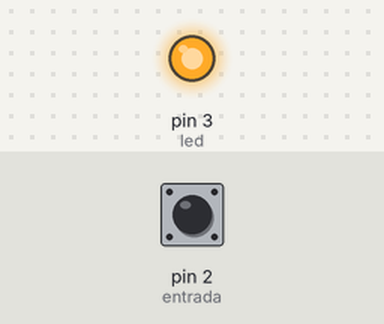
This sketch was run on a simulated Arduino Uno, built with avr-gcc and run on an emulated ATmega328P. Parts: output pins drawn as LEDs (lit = HIGH). Inputs (shaded band) come from the test bench; at power-on: pin 2 (entrada) HIGH.

Above: at 1.2 s.
1.3 s: pin 2 (entrada) pulled LOW for 0.15 s
At 2.2 s:
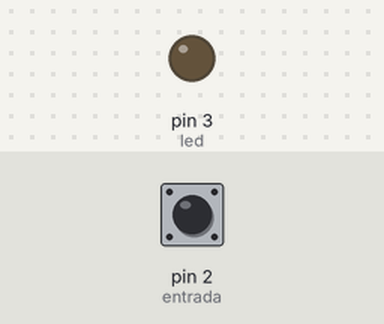
3.8 s: pin 2 (entrada) pulled LOW for 3.2 s
At 7.5 s:
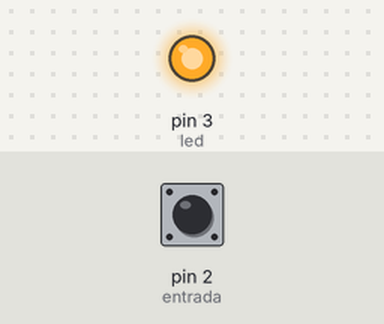
Timing chart, 0 to 9.0 s (numbered marks = the images above; inputs shaded):
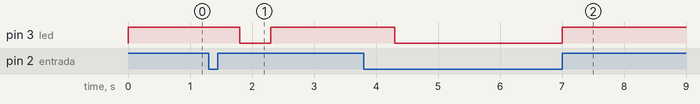

The sketch:

sketch_apr26a.ino
```cpp
int entrada = 2;
int led = 3;
int estadoPulsador;
bool paso1 = false;
bool paso2 = false;

int periodo = 1000;  // tiempo para que el led se encienda
byte temp = 0; //estado del temporizador, 1= activo 0= inactivo
unsigned long tiempoAnterior = 0;  //guarda tiempo de referencia para comparar

void setup() {
Serial.begin(9600);

pinMode(entrada,INPUT_PULLUP);
pinMode(led, OUTPUT);

digitalWrite(led, LOW);

}

void loop() {

estadoPulsador = digitalRead(entrada);

  if (estadoPulsador == HIGH && paso1 == false){
      tiempoAnterior=millis();  //guarda el tiempo actual como referencia
      temp = 1;  //indica que esta activo el temporizador
          digitalWrite(led, HIGH);
         if((millis()>tiempoAnterior+periodo)&&temp==1){
          digitalWrite(led, LOW);}
          paso1=true;
          paso2=true;

  }

  if (estadoPulsador == LOW && paso2==true){
          digitalWrite(led, HIGH);
          delay(500);
          digitalWrite(led, LOW);
          delay(500);
          paso1=false;
          paso2=false;


  }


}
```

Measured:
- after the input at 1.3 s, pin 3 (led): HIGH → LOW after 0.50 s, → HIGH 0.50 s later
- after the input at 3.8 s, pin 3 (led): HIGH → LOW after 0.50 s, → HIGH 2.7 s later
